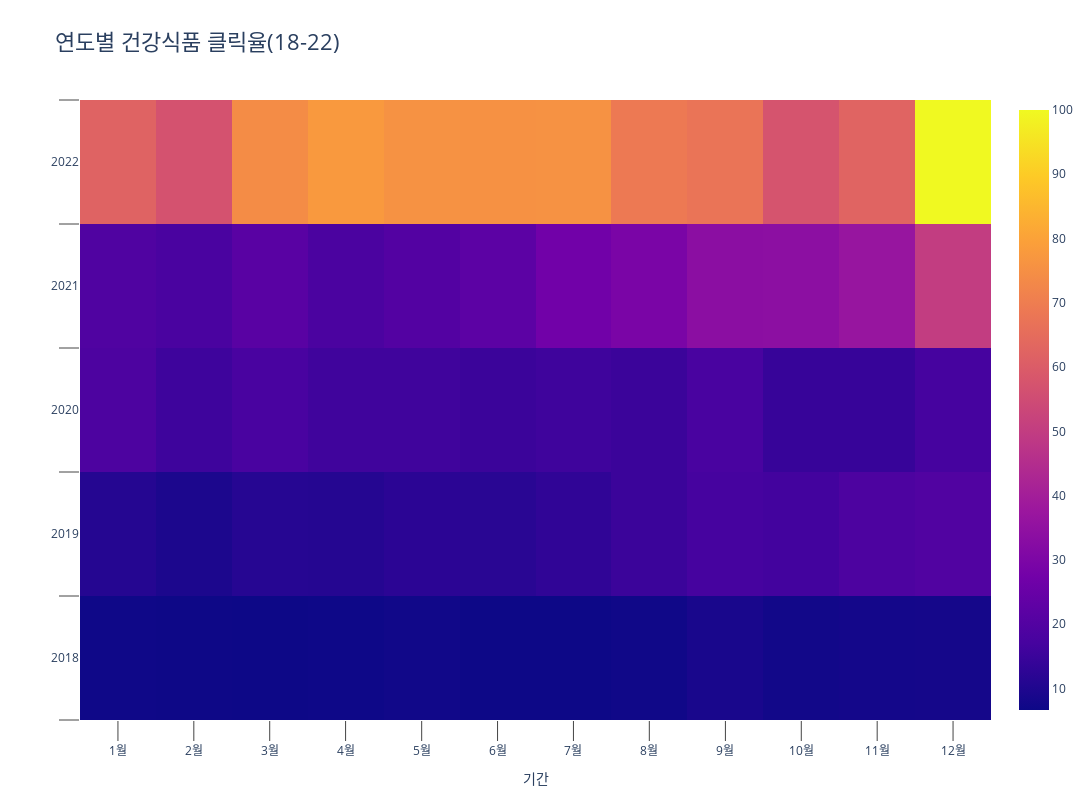

The notebook cell this image was saved under:
### Code cell
url = "https://openapi.naver.com/v1/datalab/shopping/categories"
body = '{"startDate":"2018-01-01",'
body += '"endDate":"2022-12-31",'
body += '"timeUnit":"month",'
body += '"category":[{"name":"식품","param":["50000006"], "name":"건강식품","param":["50000023"]}]}'

request = urllib.request.Request(url)
request.add_header("X-Naver-Client-Id",client_id)
request.add_header("X-Naver-Client-Secret",client_secret)
request.add_header("Content-Type","application/json")
response = urllib.request.urlopen(request, data=body.encode("utf-8"))
rescode = response.getcode()
if(rescode == 200):
    response_body = response.read()
    data = response_body.decode('utf-8')
else:
    print("Error Code:" + rescode)
    
json_data = json.loads(data)
data_list = json_data["results"][0]["data"]
df = pd.DataFrame(data_list)
a = 0
for i in df['period'] :
    df.loc[a, 'year'] = i[:4]
    df.loc[a, 'mmdd'] = i[5:]
    a += 1
    
date_sgmt = df['period']
year_sgmt = df['year']
month_sgmt = df['mmdd']
ratio_sgmt = df['ratio']

fig = go.Figure(data = go.Heatmap(x = month_sgmt, y = year_sgmt, z = ratio_sgmt, text = ratio_sgmt))
fig.update_layout(title = '연도별 건강식품 클릭율(18-22)',
                  title_font_size = 22,
                  width = 1600,
                  height = 800,
                  xaxis = dict(tickvals = ['01-01', '02-01', '03-01', '04-01', '05-01', '06-01', '07-01', '08-01', '09-01', '10-01', '11-01', '12-01'],
                             ticktext = ['1월', '2월', '3월', '4월', '5월', '6월', '7월', '8월', '9월', '10월', '11월', '12월'],
                             title = '기간',
                             title_font_size = 14))
fig.update_xaxes(showgrid = True,
                 ticks = 'outside',
                 tickson = 'boundaries',
                 ticklen = 20)
fig.update_yaxes(showgrid = True,
                 ticks = 'outside',
                 tickson = 'boundaries',
                 ticklen = 20)
fig.show()

### Figure 1 — Plotly figure (JSON) as saved in the notebook; plotly's stock layout.template omitted (floating-point values rounded to 4 significant figures)
{"data": [{"text": [6.965, 6.848, 6.673, 6.89, 7.328, 6.708, 6.64, 7.205, 8.799, 7.613, 7.984, 8.02, 10.93, 9.385, 11.2, 11.01, 12.19, 11.75, 12.97, 15.03, 16.96, 16.41, 18.56, 19.56, 18.71, 15.6, 17.6, 15.84, 15.88, 15.05, 15.8, 15.01, 17.62, 14.24, 14.32, 16.97, 19.39, 17.95, 21.39, 18.14, 20.02, 22.29, 27.08, 29.35, 33.48, 33.79, 36.62, 50.13, 62.16, 56.86, 74.1, 77.67, 75.71, 75.52, 75.6, 68.88, 67.33, 57.5, 62.56, 100], "type": "heatmap", "x": ["01-01", "02-01", "03-01", "04-01", "05-01", "06-01", "07-01", "08-01", "09-01", "10-01", "11-01", "12-01", "01-01", "02-01", "03-01", "04-01", "05-01", "06-01", "07-01", "08-01", "09-01", "10-01", "11-01", "12-01", "01-01", "02-01", "03-01", "04-01", "05-01", "06-01", "07-01", "08-01", "09-01", "10-01", "11-01", "12-01", "01-01", "02-01", "03-01", "04-01", "05-01", "06-01", "07-01", "08-01", "09-01", "10-01", "11-01", "12-01", "01-01", "02-01", "03-01", "04-01", "05-01", "06-01", "07-01", "08-01", "09-01", "10-01", "11-01", "12-01"], "y": ["2018", "2018", "2018", "2018", "2018", "2018", "2018", "2018", "2018", "2018", "2018", "2018", "2019", "2019", "2019", "2019", "2019", "2019", "2019", "2019", "2019", "2019", "2019", "2019", "2020", "2020", "2020", "2020", "2020", "2020", "2020", "2020", "2020", "2020", "2020", "2020", "2021", "2021", "2021", "2021", "2021", "2021", "2021", "2021", "2021", "2021", "2021", "2021", "2022", "2022", "2022", "2022", "2022", "2022", "2022", "2022", "2022", "2022", "2022", "2022"], "z": [6.965, 6.848, 6.673, 6.89, 7.328, 6.708, 6.64, 7.205, 8.799, 7.613, 7.984, 8.02, 10.93, 9.385, 11.2, 11.01, 12.19, 11.75, 12.97, 15.03, 16.96, 16.41, 18.56, 19.56, 18.71, 15.6, 17.6, 15.84, 15.88, 15.05, 15.8, 15.01, 17.62, 14.24, 14.32, 16.97, 19.39, 17.95, 21.39, 18.14, 20.02, 22.29, 27.08, 29.35, 33.48, 33.79, 36.62, 50.13, 62.16, 56.86, 74.1, 77.67, 75.71, 75.52, 75.6, 68.88, 67.33, 57.5, 62.56, 100]}], "layout": {"height": 800, "title": {"font": {"size": 22}, "text": "연도별 건강식품 클릭율(18-22)"}, "width": 1600, "xaxis": {"showgrid": true, "ticklen": 20, "ticks": "outside", "tickson": "boundaries", "ticktext": ["1월", "2월", "3월", "4월", "5월", "6월", "7월", "8월", "9월", "10월", "11월", "12월"], "tickvals": ["01-01", "02-01", "03-01", "04-01", "05-01", "06-01", "07-01", "08-01", "09-01", "10-01", "11-01", "12-01"], "title": {"font": {"size": 14}, "text": "기간"}}, "yaxis": {"showgrid": true, "ticklen": 20, "ticks": "outside", "tickson": "boundaries"}}}
